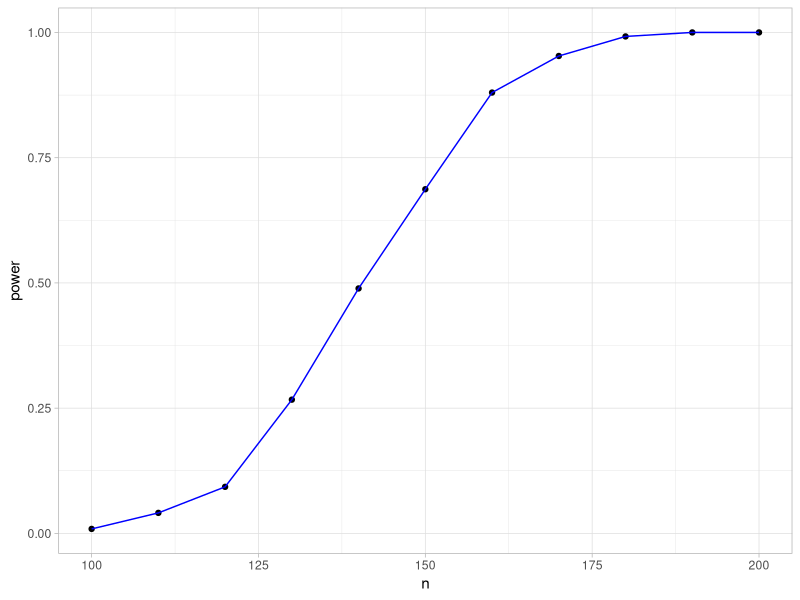
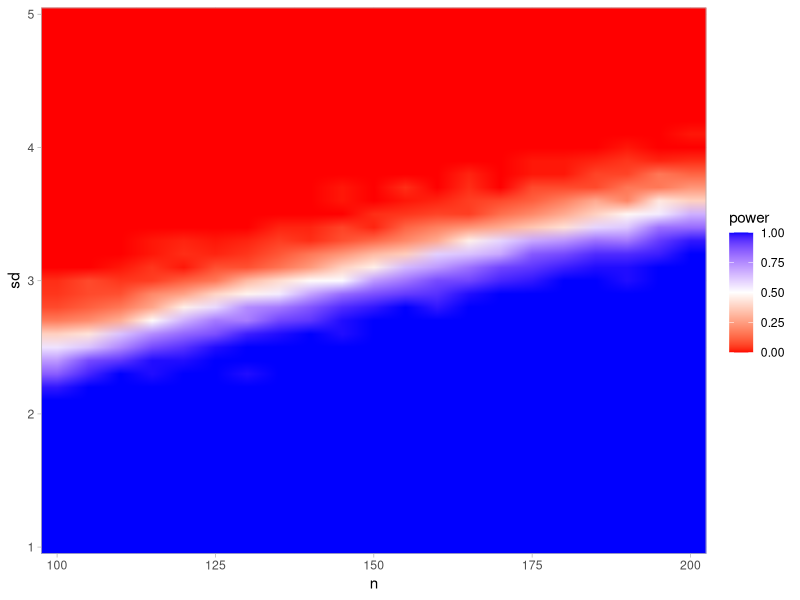

These figures' R source, in order:
rm(list=ls())

# Load useful packages
  require(pbapply) # Adds progress bars to simulation runs
  require(ggplot2) # Helps generate plots

# Function running a single simulated sample, and testing to see if it "succeeded"
single_test <- function(n,beta_treat,sd,CI_width){
  # Generate sample from our "universe" set by formulas
    treat <- sample(0:1,n,replace=TRUE)
    y <- treat*beta_treat + rnorm(n,0,sd)
    df <- data.frame(treat,y)
  # Runs our statistical test of choice. In this case it's OLS...
    test <- lm(df$y~df$treat) # ... where we run our analyis test of choice ...
    CI <- confint(test)[2,] # ... where we pull the 95% CI of the variable of interest ...
    CI_width_test <- CI[2]-CI[1] # ... and (in the example case) checks how wide that CI is
  # Return whether the test "succeeded" as a 1 if yes, 0 if no
    return(as.integer(CI_width_test<=CI_width))
    
  # Note: Slightly more common case where your "success" is p<=0.05
  # In that case you might have the following:
    # test <- summary(lm(df$y~df$treat))
    # p_value <- test$coefficients[2,4]
    # p_value_test <- p_value<=0.05
    # return(as.integer(p_value_test))
}

# Obtain power if sample size is 150, true beta = 2, sd = 3, and CI width threshold of interest = 2
  iters <- 10000
  mean(pbreplicate(iters,single_test(n=150,beta_treat=2,sd=3,CI_width=2)))

# Same as above, but wrapped in a function
power_test <- function(iters,n,beta_treat,sd,CI_width){
  # Repeat/replicate single_test function (consider using pbreplicate)
    simulated_tests <- replicate(iters,single_test(n,beta_treat,sd,CI_width))
  # The power is the proportion of "successes" (i.e. the mean of 1's and 0's)
    power <- mean(simulated_tests)
  # Output a one-line data frame with the parameters and results of this test
    data.frame(n,beta_treat,sd,CI_width,iters,power)
}

# Check power at different sample sizes
  # Generates a vector of every 10th n from 100:200
    ns <- seq(100,200,10) 
  # Run our power test at each of those ns
    tests <- pblapply(ns,function(x) power_test(iters=1000,n=x,beta_treat=2,sd=3,CI_width=2))
  # Puts them all together int a dataset
    df <- do.call("rbind",tests)
  # Chart it!
    ggplot(data=df,aes(x=n,y=power)) +
      geom_point() +
      geom_line(color="blue") +
      theme_light()

# Check power for many combinations of parameters!
  # Generate a data frame with every combination of parameters of interest
    params <- expand.grid(iters=100,
                          n=seq(100,200,5),
                          beta_treat=2,
                          sd=seq(1,5,.1),
                          CI_width=2)
  # Run them all using mapply (pbmapply to get progress bar and time estimates)
    tests <- pbmapply(power_test,
                      params$iters,
                      n=params$n,
                      beta_treat=params$beta_treat,
                      sd=params$sd,
                      CI_width=params$CI_width,
                      SIMPLIFY = FALSE) # Ensures that we get a list output, just like lapply
  # Combine them
    df <- do.call("rbind",tests)
  # Plot them
    ggplot(data=df,aes(x=n,y=sd,z=power)) +
      geom_raster(aes(fill=power),interpolate = TRUE) +
      scale_fill_gradientn(colours=c("#FF0000FF","#FFFFFFFF","#0000FFFF"))+
      theme_light() +
      scale_x_continuous(expand=c(0,0)) +
      scale_y_continuous(expand=c(0,0))
